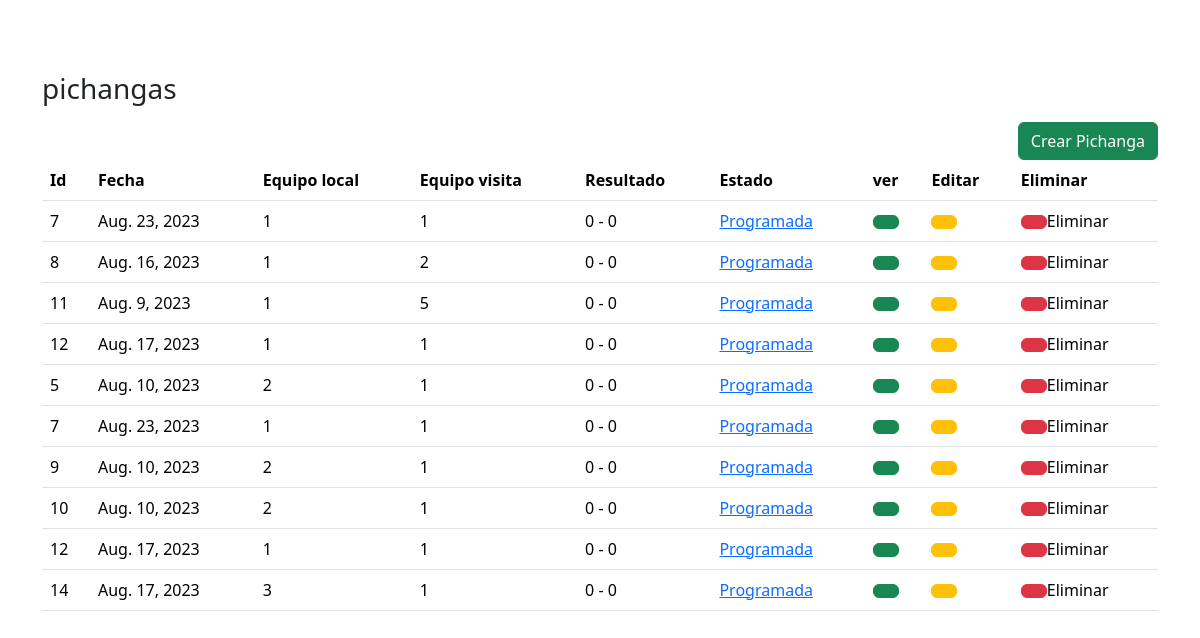
The app's page /pichangasApp/dashboard with its own data.
### pichangasApp/models.py (models this page shows)
class pichanga_app(models.Model):
    fecha = models.DateField(default=datetime.date.today)
    marcador_local = models.CharField(max_length=128, default='0')
    marcador_visita = models.CharField(max_length=128, default='0')
    equipo_local = models.CharField(max_length=128, default='0')
    equipo_visita = models.CharField(max_length=128, default='0')
    estadoPichanga = models.CharField(max_length=128, default='Programada')

### pichangasApp/views.py (the view)
# urls.py: path('dashboard', views.dashboard, name='dashboard'),
def dashboard(request):
    pichangas_equipo = []
    pichangas_locales = pichanga_app.objects.filter(equipo_local='1')
    for pichanga in pichangas_locales:
        pichangas_equipo.append(pichanga)
    pichangas_visitante = pichanga_app.objects.filter(equipo_visita='1')
    for pichanga in pichangas_visitante:
        pichangas_equipo.append(pichanga)
    return render(request, 'pichangasApp/dashboard.html', {
        'objPichanga': pichangas_equipo,
    })

### pichangasApp/templates/pichangasApp/dashboard.html (shortened to what this page needs)
<!DOCTYPE html>
<html lang="en">
<head>
    <link href="https://cdn.jsdelivr.net/npm/bootstrap@5.3.1/dist/css/bootstrap.min.css" rel="stylesheet"
>
</head>
<body>
    <div class="container mt-5">
        <br>
        <h3 class="mb-3">pichangas</h3>
        <div class="float-end">
            <a class="btn btn-success" href="{% url 'pichangasApp:nuevaPichanga' %}">Crear Pichanga</a>
        </div>
        <table class="table">
            <thead>
                <th>Id</th>
                <th>Fecha</th>
                <th>Equipo local</th>
                <th>Equipo visita</th>
                <th>Resultado</th>
                <th>Estado</th>
                <th>ver</th>
                <th>Editar</th>
                <th>Eliminar</th>
            </thead>
            <tbody>
                {% for pichanga in objPichanga %}
                <tr>
                    <td>{{pichanga.id}}</td>
                    <td>{{pichanga.fecha}}</td>
                    <td>{{pichanga.equipo_local}}</td>
                    <td>{{pichanga.equipo_visita}}</td>
                    <td>{{pichanga.marcador_local}} - {{pichanga.marcador_visita}}</td>
                    <td class="estado"><a href="#" class="estado-link"
                            onclick="cambiarEstado(event, '{{ pichanga.id }}')">{{ pichanga.estadoPichanga }}</a></td>
                    <td><a class="btn btn-success" href="{% url 'pichangasApp:verPichanga' pichanga.id %}"></a></td>
                    <td><a class="btn btn-warning" href="{% url 'pichangasApp:editarPichanga' pichanga.id %}"></a></td>
                    <td><a class="btn btn-danger"
                            href="{% url 'pichangasApp:eliminarPichanga' pichanga.id %}"></a>Eliminar</td>
                </tr>
                {% endfor%}
            </tbody>
        </table>
    </div>
</body>
</html>

### records on screen
pichanga_app: id "7", fecha "Aug. 23, 2023", equipo_local "1", equipo_visita "1", marcador_local "0", marcador_visita "0", estadoPichanga "Programada"
pichanga_app: id "8", fecha "Aug. 16, 2023", equipo_local "1", equipo_visita "2", marcador_local "0", marcador_visita "0", estadoPichanga "Programada"
pichanga_app: id "11", fecha "Aug. 9, 2023", equipo_local "1", equipo_visita "5", marcador_local "0", marcador_visita "0", estadoPichanga "Programada"
pichanga_app: id "12", fecha "Aug. 17, 2023", equipo_local "1", equipo_visita "1", marcador_local "0", marcador_visita "0", estadoPichanga "Programada"
pichanga_app: id "5", fecha "Aug. 10, 2023", equipo_local "2", equipo_visita "1", marcador_local "0", marcador_visita "0", estadoPichanga "Programada"
pichanga_app: id "9", fecha "Aug. 10, 2023", equipo_local "2", equipo_visita "1", marcador_local "0", marcador_visita "0", estadoPichanga "Programada"
pichanga_app: id "10", fecha "Aug. 10, 2023", equipo_local "2", equipo_visita "1", marcador_local "0", marcador_visita "0", estadoPichanga "Programada"
pichanga_app: id "14", fecha "Aug. 17, 2023", equipo_local "3", equipo_visita "1", marcador_local "0", marcador_visita "0", estadoPichanga "Programada"
